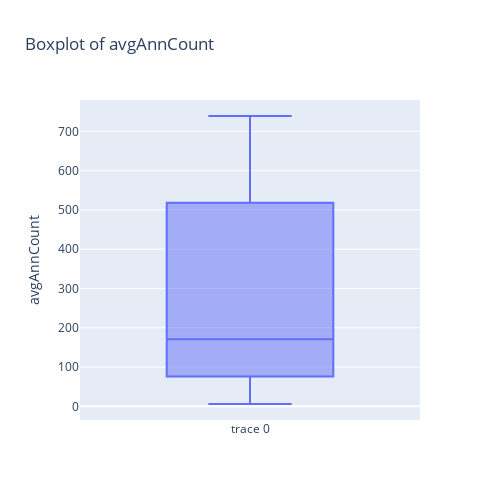
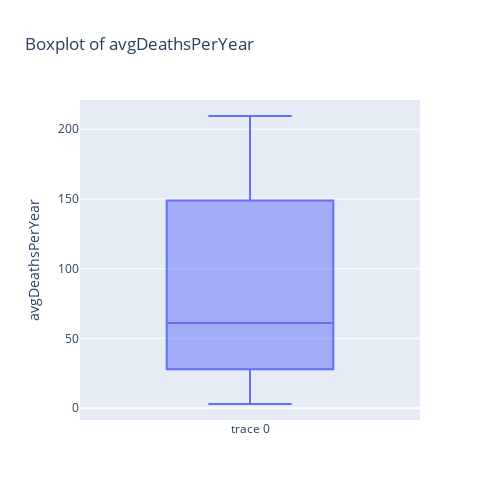

The cell these charts' notebook holds for them, in order:
### Code cell
for col in cols_have_outliers_skewed:
    box_plot(capped_data,col)

### Figure 1 — Plotly figure (JSON) as saved in the notebook; plotly's stock layout.template omitted (floating-point values rounded to 4 significant figures; data arrays with more than 128 entries replaced by an {"elided": "..."} marker saying what was removed)
{"data": [{"boxpoints": "outliers", "jitter": 0.3, "pointpos": -1.8, "type": "box", "y": {"elided": "3047 int values"}}], "layout": {"height": 500, "title": {"text": "Boxplot of avgAnnCount"}, "width": 500, "yaxis": {"title": {"text": "avgAnnCount"}}}}

### Figure 2 — Plotly figure (JSON) as saved in the notebook; plotly's stock layout.template omitted (floating-point values rounded to 4 significant figures; data arrays with more than 128 entries replaced by an {"elided": "..."} marker saying what was removed)
{"data": [{"boxpoints": "outliers", "jitter": 0.3, "pointpos": -1.8, "type": "box", "y": {"elided": "3047 float values"}}], "layout": {"height": 500, "title": {"text": "Boxplot of avgDeathsPerYear"}, "width": 500, "yaxis": {"title": {"text": "avgDeathsPerYear"}}}}
